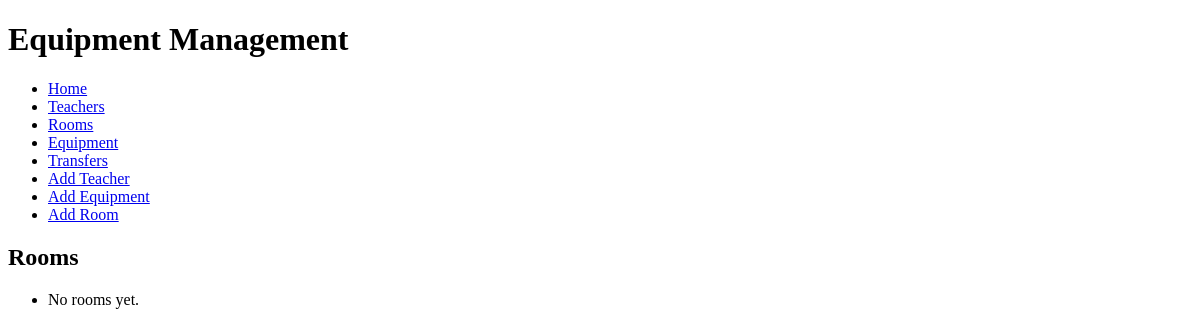
Page /rooms/ on the earlier database version.
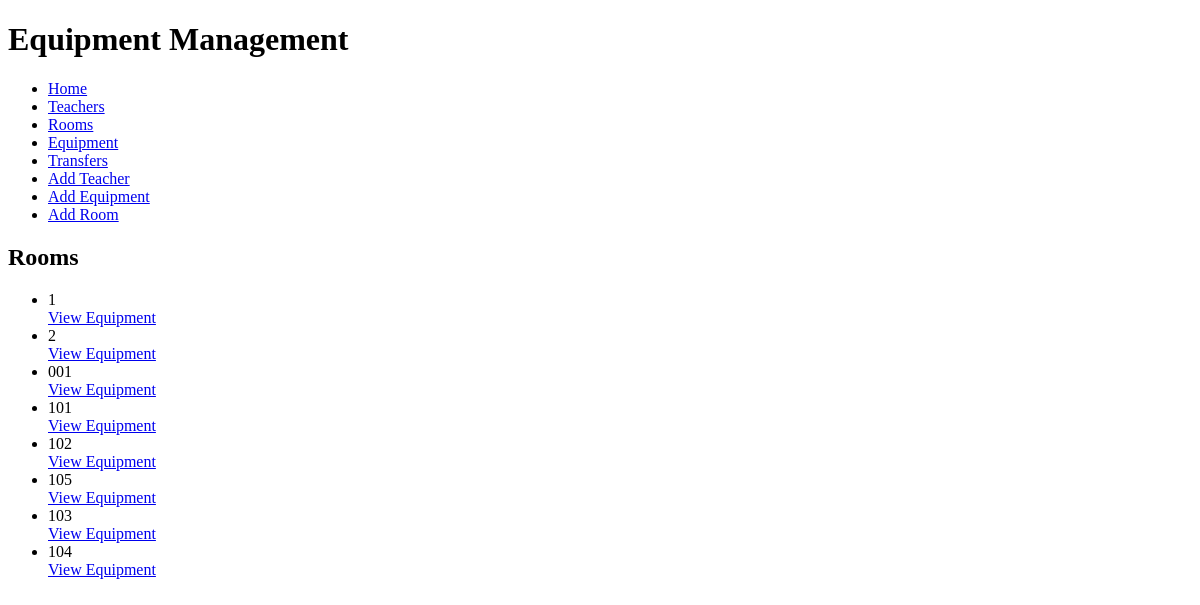
Same page on the later database version.
### equipment_app/models.py (models this page shows, shortened)
class Room(models.Model):
    room_number = models.CharField(max_length=10)

### equipment_app/views.py (the view)
# urls.py: path('rooms/', views.rooms, name='rooms'),
def rooms(request):
    rooms = Room.objects.all()
    return render(request, 'rooms.html', {'rooms': rooms})

### equipment_app/templates/rooms.html
{% extends "base_generic.html" %}
{% block content %}
    <h2>Rooms</h2>
    <ul>
        {% for room in rooms %}
            <li>{{ room.room_number }}</li>
            <a href="{% url 'equipment_in_room' room.id %}">View Equipment</a>
        {% empty %}
            <li>No rooms yet.</li>
        {% endfor %}
    </ul>
{% endblock %}

Differences in the rows shown:
added Room: room_number "1"
added Room: room_number "2"
added Room: room_number "001"
added Room: room_number "101"
added Room: room_number "102"
added Room: room_number "105"
added Room: room_number "103"
added Room: room_number "104"
Other differences:
text no longer shown: "No rooms yet."
